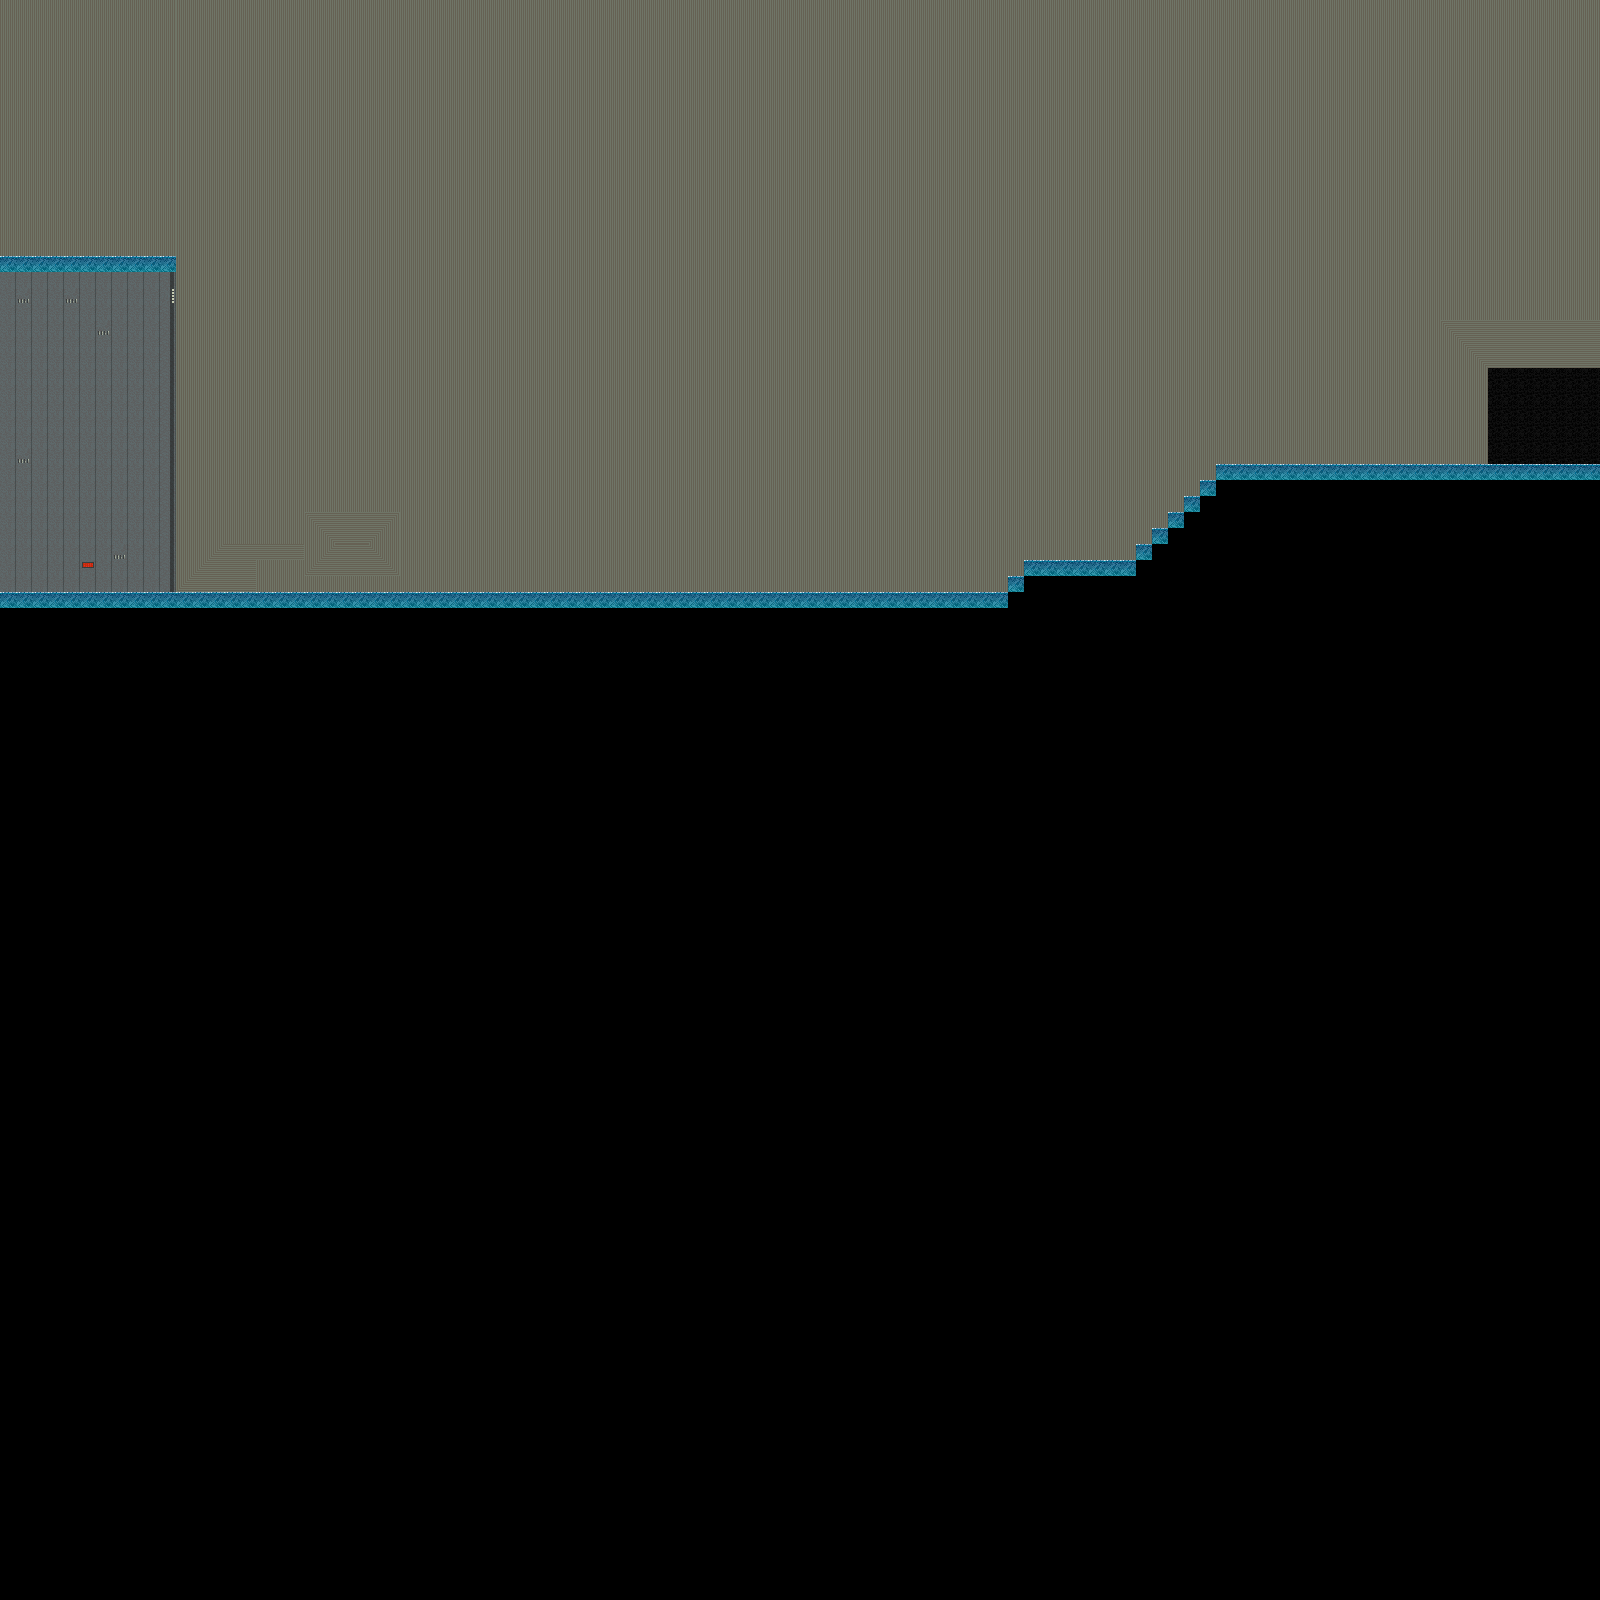

This game map was drawn from its Tiled (.tmx) file and the tilesets committed beside it. A one-line description and the trimmed map source follow:
An orthogonal 100x100 tile map with 16x16 px tiles, 1 tile layer (Tile Layer 1) and 2 objects (Warp).

<map version="1.0" orientation="orthogonal" renderorder="right-down" width="100" height="100" tilewidth="16" tileheight="16">
 <properties>
  <property name="unity:scale" value=".0625" />
 </properties>
 <tileset firstgid="1" name="Tileset" tilewidth="16" tileheight="16">
  <image source="Tileset.png" width="64" height="128" />
  <tile id="4">
   <objectgroup draworder="index">
    <object x="0" y="0.246576" width="16.1507" height="15.7808" />
   </objectgroup>
  </tile>
 </tileset>
 <layer name="Tile Layer 1" width="100" height="100">
  <data>[10000 cells, 3568 non-empty, 15 distinct tile ids]</data>
 </layer>
 <objectgroup name="Object Layer 1">
  <object name="Warp" x="1488.55" y="370.37" width="109.521" height="91.2677" />
 </objectgroup>
</map>
